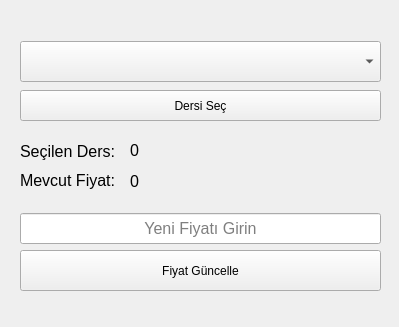
<?xml version="1.0" encoding="UTF-8"?>
<ui version="4.0">
 <class>Form</class>
 <widget class="QWidget" name="Form">
  <property name="geometry">
   <rect>
    <x>0</x>
    <y>0</y>
    <width>399</width>
    <height>327</height>
   </rect>
  </property>
  <property name="windowTitle">
   <string>Fiyat Belirleme</string>
  </property>
  <property name="windowIcon">
   <iconset>
    <normaloff>../assets/mba_logo.ico</normaloff>../assets/mba_logo.ico</iconset>
  </property>
  <widget class="QComboBox" name="Dersler_Box">
   <property name="geometry">
    <rect>
     <x>20</x>
     <y>41</y>
     <width>361</width>
     <height>41</height>
    </rect>
   </property>
  </widget>
  <widget class="QPushButton" name="Guncelle_Btn">
   <property name="geometry">
    <rect>
     <x>20</x>
     <y>250</y>
     <width>361</width>
     <height>41</height>
    </rect>
   </property>
   <property name="toolTip">
    <string>&lt;html&gt;&lt;head/&gt;&lt;body&gt;&lt;p&gt;&lt;span style=&quot; font-weight:600;&quot;&gt;Fiyat Güncelle&lt;/span&gt;&lt;/p&gt;&lt;/body&gt;&lt;/html&gt;</string>
   </property>
   <property name="whatsThis">
    <string>&lt;html&gt;&lt;head/&gt;&lt;body&gt;&lt;p&gt;&lt;span style=&quot; font-weight:600;&quot;&gt;Fiyat Güncelle&lt;/span&gt;&lt;/p&gt;&lt;/body&gt;&lt;/html&gt;</string>
   </property>
   <property name="text">
    <string>Fiyat Güncelle</string>
   </property>
  </widget>
  <widget class="QPushButton" name="Sec_Btn">
   <property name="geometry">
    <rect>
     <x>20</x>
     <y>90</y>
     <width>361</width>
     <height>31</height>
    </rect>
   </property>
   <property name="toolTip">
    <string>&lt;html&gt;&lt;head/&gt;&lt;body&gt;&lt;p&gt;&lt;span style=&quot; font-weight:600;&quot;&gt;Fiyat Güncelle&lt;/span&gt;&lt;/p&gt;&lt;/body&gt;&lt;/html&gt;</string>
   </property>
   <property name="whatsThis">
    <string>&lt;html&gt;&lt;head/&gt;&lt;body&gt;&lt;p&gt;&lt;span style=&quot; font-weight:600;&quot;&gt;Fiyat Güncelle&lt;/span&gt;&lt;/p&gt;&lt;/body&gt;&lt;/html&gt;</string>
   </property>
   <property name="text">
    <string>Dersi Seç</string>
   </property>
  </widget>
  <widget class="QLineEdit" name="Guncelle_Edit">
   <property name="geometry">
    <rect>
     <x>20</x>
     <y>213</y>
     <width>361</width>
     <height>31</height>
    </rect>
   </property>
   <property name="font">
    <font>
     <pointsize>12</pointsize>
    </font>
   </property>
   <property name="text">
    <string/>
   </property>
   <property name="alignment">
    <set>Qt::AlignCenter</set>
   </property>
   <property name="placeholderText">
    <string>Yeni Fiyatı Girin</string>
   </property>
   <property name="cursorMoveStyle">
    <enum>Qt::LogicalMoveStyle</enum>
   </property>
   <property name="clearButtonEnabled">
    <bool>false</bool>
   </property>
  </widget>
  <widget class="QWidget" name="layoutWidget">
   <property name="geometry">
    <rect>
     <x>20</x>
     <y>140</y>
     <width>101</width>
     <height>52</height>
    </rect>
   </property>
   <layout class="QHBoxLayout" name="horizontalLayout">
    <item>
     <layout class="QVBoxLayout" name="verticalLayout">
      <item>
       <widget class="QLabel" name="Text_4">
        <property name="text">
         <string>&lt;html&gt;&lt;head/&gt;&lt;body&gt;&lt;p&gt;&lt;span style=&quot; font-size:12pt;&quot;&gt;Seçilen Ders:&lt;/span&gt;&lt;/p&gt;&lt;/body&gt;&lt;/html&gt;</string>
        </property>
       </widget>
      </item>
      <item>
       <widget class="QLabel" name="Text_3">
        <property name="text">
         <string>&lt;html&gt;&lt;head/&gt;&lt;body&gt;&lt;p&gt;&lt;span style=&quot; font-size:12pt;&quot;&gt;Mevcut Fiyat:&lt;/span&gt;&lt;/p&gt;&lt;/body&gt;&lt;/html&gt;</string>
        </property>
       </widget>
      </item>
     </layout>
    </item>
   </layout>
  </widget>
  <widget class="QWidget" name="layoutWidget">
   <property name="geometry">
    <rect>
     <x>130</x>
     <y>140</y>
     <width>251</width>
     <height>53</height>
    </rect>
   </property>
   <layout class="QVBoxLayout" name="verticalLayout_2">
    <property name="spacing">
     <number>9</number>
    </property>
    <property name="topMargin">
     <number>0</number>
    </property>
    <item>
     <widget class="QLabel" name="Secilen_Ders">
      <property name="enabled">
       <bool>true</bool>
      </property>
      <property name="font">
       <font>
        <pointsize>12</pointsize>
       </font>
      </property>
      <property name="text">
       <string>&lt;html&gt;&lt;head/&gt;&lt;body&gt;&lt;p&gt;&lt;span style=&quot; font-size:12pt;&quot;&gt;0&lt;/span&gt;&lt;/p&gt;&lt;/body&gt;&lt;/html&gt;</string>
      </property>
     </widget>
    </item>
    <item>
     <widget class="QLabel" name="Mevcut_Fiyat">
      <property name="font">
       <font>
        <pointsize>12</pointsize>
       </font>
      </property>
      <property name="text">
       <string>&lt;html&gt;&lt;head/&gt;&lt;body&gt;&lt;p&gt;&lt;span style=&quot; font-size:12pt;&quot;&gt;0&lt;/span&gt;&lt;/p&gt;&lt;/body&gt;&lt;/html&gt;</string>
      </property>
     </widget>
    </item>
   </layout>
  </widget>
 </widget>
 <resources/>
 <connections/>
</ui>
